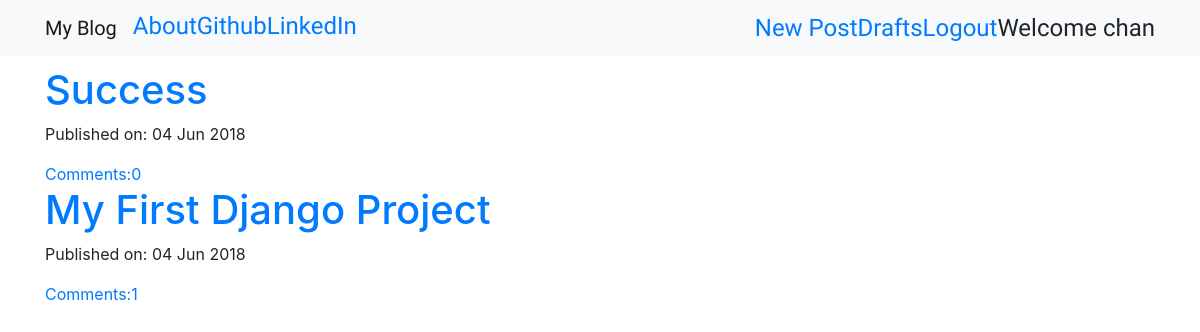
The app's page / (signed in) with its own data.
### blog/models.py (models this page shows, shortened)
class Post(models.Model):
	author=models.ForeignKey('auth.User',on_delete=models.CASCADE)	#new superuser created through this
	title=models.CharField(max_length=125)
	text=models.TextField()
	created_date=models.DateTimeField(default=timezone.now())	#created date is now
	published_date=models.DateTimeField(blank=True,null=True)	#this date will be added through below func which will be triggered through btn
	def approve_comments(self):
		return self.comments.filter(approved_comment=True)

### blog/views.py (the view)
# urls.py: url(r'^$',views.PostListView.as_view(),name='post_list'),
class PostListView(ListView):
	model=Post
	'''
	below method is used to fire sql like query on model Post
	Post.objects.filter->from model "Post",get all "Objects", and filter those
	published_date__lte=timezone.now()->having published_date less than or equal to current time zone
	order_by('-published_date')->order by published date in descending order
	'''
	def get_queryset(self):
		return Post.objects.filter(published_date__lte=timezone.now()).order_by('-published_date')

### blog/templates/blog/post_list.html
{%extends 'blog/base.html'%}
{% block content %}
<div class="centerstage">
	{% for post in post_list %}
		<div class="post">
			<h1><a href = "{% url 'post_detail' pk=post.pk%}">{{post.title}}</a></h1>
			<div class="date">
				<p>Published on: {{post.published_date|date:"d M Y"}}
			</div>
			<a href="{%url 'post_detail' pk=post.pk %}">Comments:{{post.approve_comments.count}}</a>
		</div>
	{% endfor %}
</div>
{% endblock %}

### blog/templates/blog/base.html (shortened to what this page needs)
<!DOCTYPE html>
{% load staticfiles %}
<html>
<head>
<link href="//netdna.bootstrapcdn.com/bootstrap/3.0.0/css/bootstrap-glyphicons.css" rel="stylesheet">
<link rel="stylesheet" href="https://stackpath.bootstrapcdn.com/bootstrap/4.1.0/css/bootstrap.min.css">
<link rel="stylesheet" href="//cdn.jsdelivr.net/npm/medium-editor@latest/dist/css/medium-editor.min.css" type="text/css" media="screen" charset="utf-8">
<link rel="stylesheet" href="{% static '/css/blog.css' %}">
</head>
<body class="loader">
<nav class="navbar navbar-expand-lg navbar-light bg-light techfont custom-navbar">
	<div class="container">
	<ul class="nav navbar-nav">
		<li><a class="navbar-brand bigbrand" href="{% url 'post_list' %}">My Blog</a></li>
		<li><a href="{% url 'about' %}"> About </a></li>
		<li><a href="https://github.com/"> Github </a></li>
		<li><a href="https://www.linkedin.com/"> LinkedIn </a></li>
	</ul>
	<ul class="nav navbar-nav navbar-right">
		{%if user.is_authenticated %}
			<li>
				<a href="{%url 'post_new'%}"> New Post </a>
			</li>
			<li>
				<a href="{%url 'post_draft_list'%}"> Drafts </a>
			</li>
			<li>
				<a href="{%url 'logout'%}"> Logout </a>
			</li>
			<li>
				<a>Welcome {{ user.username}}</a>
			</li>
		{% else %}
			<li>
				<a href="{%url 'login'%}"><span class="glyphicon glyphicon-user"></span></a>
			</li>
		{%endif%}
	</ul>
	</div>
</nav>
<div class="content container">
	<div class="row">
		<div class="col-md-8">
			<div class="blog_posts">
				{% block content %}
				{% endblock %}
			</div>
		</div>
	</div>
</div>
</body>
</html>

### blog/static/css/blog.css (style rules this page uses)
.techfont { font-family: 'Exo', sans-serif; font-size: 1.5em; margin-bottom: 10px; }
.centerstage { margin:auto; }

### records on screen
Post: title "Success", published_date "04 Jun 2018", approve_comments.count "0"
Post: title "My First Django Project", published_date "04 Jun 2018", approve_comments.count "1"

### other values on screen
{{ user.username }} "chan"
